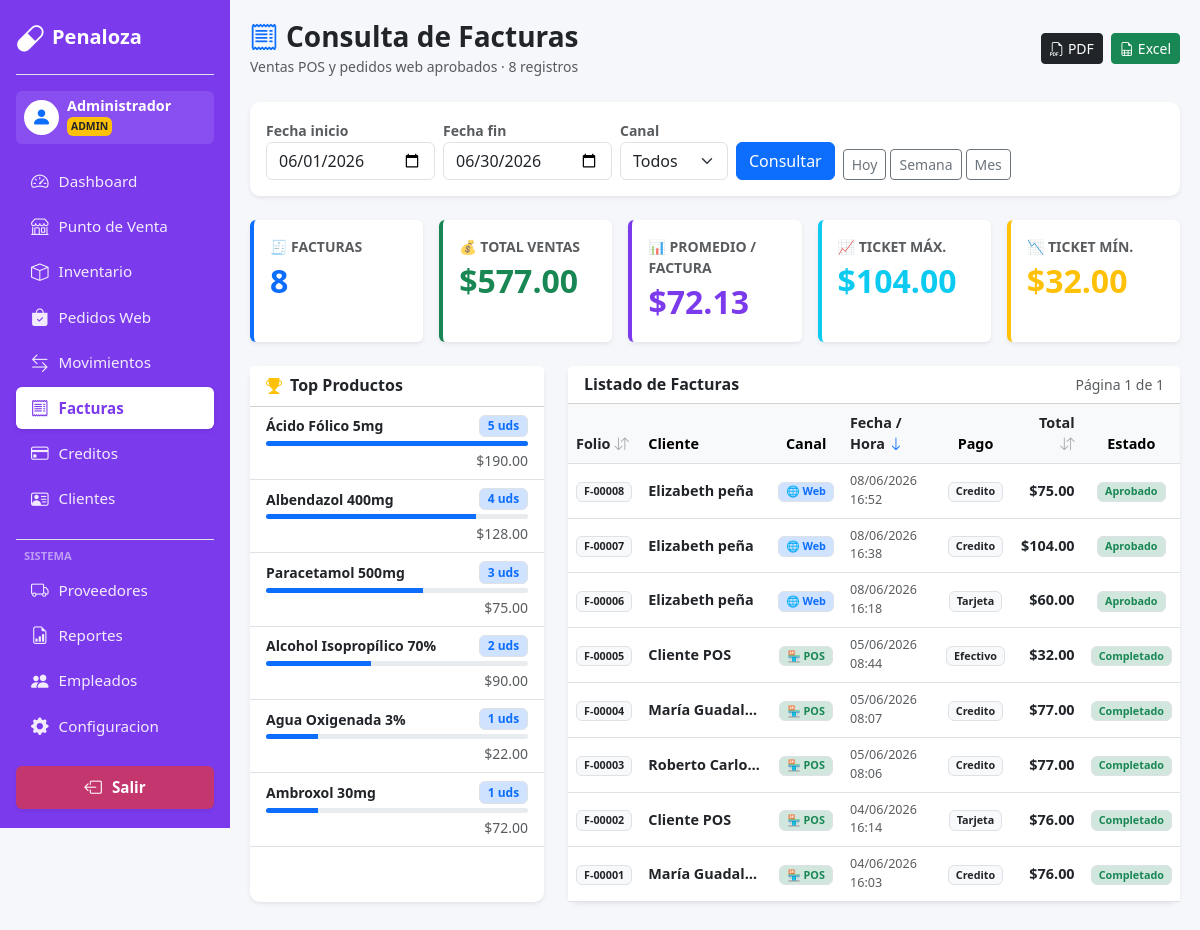
/WEb_PP/facturas.php?f_inicio=2026-06-01&f_fin=2026-06-30 (signed in), run on the app's committed database.
### tables this page shows
CREATE TABLE `pedidos` (
  `id_pedido` int(11) NOT NULL,
  `id_usuario` int(11) NOT NULL,
  `id_cliente` int(11) DEFAULT NULL,
  `estado` enum('completado','cancelado','pendiente') NOT NULL DEFAULT 'completado',
  `estado_aprobacion` enum('pendiente','aprobado','rechazado') NOT NULL DEFAULT 'aprobado',
  `tipo_pago` varchar(50) NOT NULL DEFAULT 'efectivo',
  `origen` varchar(10) NOT NULL DEFAULT 'pos',
  `total` decimal(10,2) NOT NULL DEFAULT 0.00,
  `fecha` datetime NOT NULL DEFAULT current_timestamp(),
  `notas_cliente` text DEFAULT NULL,
  `fecha_resolucion` datetime DEFAULT NULL,
  `hora_recoleccion` time DEFAULT NULL,
  `comentario_aprobacion` varchar(255) DEFAULT NULL
);

### WEb_PP/app_helpers.php (called while the page is built, shortened)
<?php
if (!function_exists('h')) {
    function h($value) {
        return htmlspecialchars((string)$value, ENT_QUOTES, 'UTF-8');
    }
}
?>

### WEb_PP/facturas.php (the view, shortened to what this page needs)
<?php
  include 'db.php';
$hoy         = date('Y-m-d');
$f_inicio    = $_GET['f_inicio'] ?? $hoy;
$f_fin       = $_GET['f_fin']    ?? $hoy;
$orden       = in_array($_GET['orden'] ?? '', ['id_pedido','total','fecha']) ? $_GET['orden'] : 'fecha';
$dir         = ($_GET['dir'] ?? 'DESC') === 'ASC' ? 'ASC' : 'DESC';
$canal       = in_array($_GET['canal'] ?? '', ['pos','web']) ? $_GET['canal'] : 'todos';
$pagina      = max(1, (int)($_GET['pagina'] ?? 1));
$por_pagina  = 20;
$offset      = ($pagina - 1) * $por_pagina;
$canalCond = match($canal) {
    'pos' => "AND (p.origen='pos' OR p.origen IS NULL OR p.origen='') AND p.estado='completado'",
    'web' => "AND p.origen='web' AND p.estado_aprobacion='aprobado'",
    default => "AND (
                    (p.estado='completado' AND (p.origen='pos' OR p.origen IS NULL OR p.origen=''))
                    OR (p.estado_aprobacion='aprobado' AND p.origen='web')
                )",
};
$stmtKpi = $conexion->prepare("
    SELECT COUNT(*)                    AS total_facturas,
           COALESCE(SUM(total), 0)     AS total_ventas,
           COALESCE(AVG(total), 0)     AS promedio,
           COALESCE(MAX(total), 0)     AS ticket_max,
           COALESCE(MIN(total), 0)     AS ticket_min
    FROM pedidos p
    WHERE DATE(p.fecha) BETWEEN ? AND ?
    $canalCond
");
$stmtKpi->execute([$f_inicio, $f_fin]);
$kpis = $stmtKpi->fetch(PDO::FETCH_ASSOC);
$stmtTop = $conexion->prepare("
    SELECT pr.nombre,
           SUM(dp.cantidad)  AS unidades,
           SUM(dp.subtotal)  AS ingreso
    FROM detalle_pedido dp
    INNER JOIN pedidos   p  ON dp.id_pedido  = p.id_pedido
    INNER JOIN productos pr ON dp.id_producto = pr.id_producto
    WHERE DATE(p.fecha) BETWEEN ? AND ?
    $canalCond
    GROUP BY pr.id_producto
    ORDER BY unidades DESC
    LIMIT 8
");
$stmtTop->execute([$f_inicio, $f_fin]);
$topProductos = $stmtTop->fetchAll(PDO::FETCH_ASSOC);
$stmtCount = $conexion->prepare("
    SELECT COUNT(*) FROM pedidos p
    WHERE DATE(p.fecha) BETWEEN ? AND ?
    $canalCond
");
$stmtCount->execute([$f_inicio, $f_fin]);
$totalFilas = (int)$stmtCount->fetchColumn();
$totalPaginas = max(1, ceil($totalFilas / $por_pagina));
$stmtFact = $conexion->prepare("
    SELECT p.id_pedido, p.total, p.fecha, p.tipo_pago,
           p.estado, p.estado_aprobacion,
           COALESCE(p.origen, 'pos')    AS origen,
           COALESCE(u.nombre, u.correo, 'Cliente POS') AS cliente
    FROM pedidos p
    LEFT JOIN usuarios u ON p.id_cliente = u.id_usuario
    WHERE DATE(p.fecha) BETWEEN ? AND ?
    $canalCond
    ORDER BY p.$orden $dir
    LIMIT $por_pagina OFFSET $offset
");
$stmtFact->execute([$f_inicio, $f_fin]);
$facturas = $stmtFact->fetchAll(PDO::FETCH_ASSOC);
include 'header.php';
function folio(int $id): string { return 'F-' . str_pad($id, 5, '0', STR_PAD_LEFT); }
function sortUrl(string $col, string $currentOrden, string $currentDir, string $fi, string $ff, string $c, int $pag): string {
    $newDir = ($currentOrden === $col && $currentDir === 'ASC') ? 'DESC' : 'ASC';
    return "facturas.php?f_inicio=$fi&f_fin=$ff&canal=$c&orden=$col&dir=$newDir&pagina=$pag";
}
function sortIcon(string $col, string $currentOrden, string $currentDir): string {
    if ($currentOrden !== $col) return '<i class="bi bi-arrow-down-up text-muted opacity-50 ms-1"></i>';
    return $currentDir === 'ASC'
        ? '<i class="bi bi-arrow-up ms-1 text-primary"></i>'
        : '<i class="bi bi-arrow-down ms-1 text-primary"></i>';
}
?>
<div class="d-flex justify-content-between align-items-center mb-4">
    <div>
        <h3 class="fw-bold text-dark mb-0"><i class="bi bi-receipt me-2 text-primary"></i>Consulta de Facturas</h3>
        <small class="text-muted">Ventas POS y pedidos web aprobados · <?php echo number_format($totalFilas); ?> registros</small>
    </div>
    <div class="d-flex gap-2">
        <a href="facturas.php?f_inicio=<?php echo h($f_inicio); ?>&f_fin=<?php echo h($f_fin); ?>&canal=<?php echo h($canal); ?>&orden=<?php echo h($orden); ?>&dir=<?php echo h($dir); ?>&export=pdf"
           class="btn btn-dark btn-sm"><i class="bi bi-filetype-pdf me-1"></i>PDF</a>
        <a href="facturas.php?f_inicio=<?php echo h($f_inicio); ?>&f_fin=<?php echo h($f_fin); ?>&canal=<?php echo h($canal); ?>&orden=<?php echo h($orden); ?>&dir=<?php echo h($dir); ?>&export=excel"
           class="btn btn-success btn-sm"><i class="bi bi-file-earmark-spreadsheet me-1"></i>Excel</a>
    </div>
</div>
<div class="card card-custom border-0 shadow-sm p-3 mb-4">
    <form method="GET" class="row g-2 align-items-end">
        <div class="col-md-auto">
            <label class="small fw-bold text-muted">Fecha inicio</label>
            <input type="date" name="f_inicio" class="form-control" value="<?php echo h($f_inicio); ?>">
        </div>
        <div class="col-md-auto">
            <label class="small fw-bold text-muted">Fecha fin</label>
            <input type="date" name="f_fin" class="form-control" value="<?php echo h($f_fin); ?>">
        </div>
        <div class="col-md-auto">
            <label class="small fw-bold text-muted">Canal</label>
            <select name="canal" class="form-select">
                <option value="todos" <?php echo $canal==='todos'?'selected':''; ?>>Todos</option>
            </select>
        </div>
        <div class="col-md-auto"><button class="btn btn-primary">Consultar</button></div>
        <div class="col-md-auto">
            <div class="d-flex gap-1">
                <a class="btn btn-outline-secondary btn-sm" href="facturas.php?f_inicio=<?php echo $hoy; ?>&f_fin=<?php echo $hoy; ?>">Hoy</a>
                <?php
                $lun = date('Y-m-d', strtotime('monday this week'));
                $dom = date('Y-m-d', strtotime('sunday this week'));
                $m1  = date('Y-m-01'); $m2 = date('Y-m-t');
                ?>
                <a class="btn btn-outline-secondary btn-sm" href="facturas.php?f_inicio=<?php echo $lun; ?>&f_fin=<?php echo $dom; ?>">Semana</a>
                <a class="btn btn-outline-secondary btn-sm" href="facturas.php?f_inicio=<?php echo $m1; ?>&f_fin=<?php echo $m2; ?>">Mes</a>
            </div>
        </div>
    </form>
</div>
<div class="row g-3 mb-4">
    <div class="col-6 col-md">
        <div class="card border-0 shadow-sm p-3 h-100 border-start border-4 border-primary">
            <div class="small text-muted fw-bold">🧾 FACTURAS</div>
            <div class="fs-2 fw-bold text-primary"><?php echo number_format((int)$kpis['total_facturas']); ?></div>
        </div>
    </div>
    <div class="col-6 col-md">
        <div class="card border-0 shadow-sm p-3 h-100 border-start border-4 border-success">
            <div class="small text-muted fw-bold">💰 TOTAL VENTAS</div>
            <div class="fs-2 fw-bold text-success">$<?php echo number_format((float)$kpis['total_ventas'], 2); ?></div>
        </div>
    </div>
    <div class="col-6 col-md">
        <div class="card border-0 shadow-sm p-3 h-100 border-start border-4" style="border-color:#7C3AED!important;">
            <div class="small text-muted fw-bold">📊 PROMEDIO / FACTURA</div>
            <div class="fs-2 fw-bold" style="color:#7C3AED;">$<?php echo number_format((float)$kpis['promedio'], 2); ?></div>
        </div>
    </div>
    <div class="col-6 col-md">
        <div class="card border-0 shadow-sm p-3 h-100 border-start border-4 border-info">
            <div class="small text-muted fw-bold">📈 TICKET MÁX.</div>
            <div class="fs-2 fw-bold text-info">$<?php echo number_format((float)$kpis['ticket_max'], 2); ?></div>
        </div>
    </div>
    <div class="col-6 col-md">
        <div class="card border-0 shadow-sm p-3 h-100 border-start border-4 border-warning">
            <div class="small text-muted fw-bold">📉 TICKET MÍN.</div>
            <div class="fs-2 fw-bold text-warning">$<?php echo number_format((float)$kpis['ticket_min'], 2); ?></div>
        </div>
    </div>
</div>
<div class="row g-4 mb-4">
    <div class="col-md-4">
        <div class="card card-custom border-0 shadow-sm h-100">
            <div class="card-header bg-white d-flex align-items-center gap-2">
                <i class="bi bi-trophy-fill text-warning"></i>
                <h6 class="fw-bold mb-0">Top Productos</h6>
            </div>
            <div class="card-body p-0">
                <?php if (empty($topProductos)): ?>
                    <p class="text-center text-muted py-4">Sin ventas en el período.</p>
                <?php else:
                    $maxUds = (int)$topProductos[0]['unidades'];
                    foreach ($topProductos as $idx => $tp):
                        $pct = $maxUds > 0 ? round((int)$tp['unidades'] / $maxUds * 100) : 0;
                ?>
                <div class="px-3 py-2 border-bottom">
                    <div class="d-flex justify-content-between align-items-center mb-1">
                        <span class="small fw-bold text-dark"><?php echo h($tp['nombre']); ?></span>
                        <span class="badge bg-primary-subtle text-primary border"><?php echo number_format((int)$tp['unidades']); ?> uds</span>
                    </div>
                    <div class="progress" style="height:5px;">
                        <div class="progress-bar bg-primary" style="width:<?php echo $pct; ?>%;"></div>
                    </div>
                    <div class="text-end small text-muted mt-1">$<?php echo number_format((float)$tp['ingreso'], 2); ?></div>
                </div>
                <?php endforeach; endif; ?>
            </div>
        </div>
    </div>
    <div class="col-md-8">
        <div class="card card-custom border-0 shadow-sm">
            <div class="card-header bg-white d-flex justify-content-between align-items-center">
                <h6 class="fw-bold mb-0">Listado de Facturas</h6>
                <span class="small text-muted">Página <?php echo $pagina; ?> de <?php echo $totalPaginas; ?></span>
            </div>
            <div class="table-responsive">
                <table class="table table-hover align-middle mb-0" style="font-size:.9rem;">
                    <thead class="table-light">
                        <tr>
                            <th><a href="<?php echo sortUrl('id_pedido',$orden,$dir,$f_inicio,$f_fin,$canal,$pagina); ?>" class="text-dark text-decoration-none">Folio<?php echo sortIcon('id_pedido',$orden,$dir); ?></a></th>
                            <th>Cliente</th>
                            <th class="text-center">Canal</th>
                            <th><a href="<?php echo sortUrl('fecha',$orden,$dir,$f_inicio,$f_fin,$canal,$pagina); ?>" class="text-dark text-decoration-none">Fecha / Hora<?php echo sortIcon('fecha',$orden,$dir); ?></a></th>
                            <th class="text-center">Pago</th>
                            <th class="text-end"><a href="<?php echo sortUrl('total',$orden,$dir,$f_inicio,$f_fin,$canal,$pagina); ?>" class="text-dark text-decoration-none">Total<?php echo sortIcon('total',$orden,$dir); ?></a></th>
                            <th class="text-center">Estado</th>
                        </tr>
                    </thead>
                    <tbody>
                    <?php if (empty($facturas)): ?>
                        <tr><td colspan="7" class="text-center py-5 text-muted">
                            <i class="bi bi-receipt" style="font-size:2.5rem;opacity:.2;display:block;margin-bottom:8px;"></i>
                            Sin facturas para el período seleccionado.
                        </td></tr>
                    <?php else: foreach ($facturas as $f):
                        $esWeb = $f['origen'] === 'web';
                        $estadoLabel = $esWeb ? ucfirst($f['estado_aprobacion']) : ucfirst($f['estado']);
                        $estadoClass = match(strtolower($estadoLabel)) {
                            'completado','aprobado' => 'bg-success-subtle text-success border',
                            'pendiente'             => 'bg-warning-subtle text-warning border',
                            'rechazado','cancelado' => 'bg-danger-subtle text-danger border',
                            default                 => 'bg-light text-dark border',
                        };
                    ?>
                    <tr>
                        <td><span class="badge bg-light text-dark border fw-bold"><?php echo folio((int)$f['id_pedido']); ?></span></td>
                        <td class="fw-bold text-truncate" style="max-width:130px;"><?php echo h($f['cliente']); ?></td>
                        <td class="text-center">
                            <?php echo $esWeb
                                ? '<span class="badge bg-primary-subtle text-primary border">🌐 Web</span>'
                                : '<span class="badge bg-success-subtle text-success border">🏪 POS</span>'; ?>
                        </td>
                        <td class="text-muted small"><?php echo h(date('d/m/Y H:i', strtotime($f['fecha']))); ?></td>
                        <td class="text-center"><span class="badge bg-light text-dark border"><?php echo ucfirst(h($f['tipo_pago'])); ?></span></td>
                        <td class="text-end fw-bold">$<?php echo number_format((float)$f['total'], 2); ?></td>
                        <td class="text-center"><span class="badge <?php echo $estadoClass; ?>"><?php echo h($estadoLabel); ?></span></td>
                    </tr>
                    <?php endforeach; endif; ?>
                    </tbody>
                </table>
            </div>
        </div>
    </div>
</div>
</div></div>
</body>
</html>

### WEb_PP/header.php (style rules this page uses)
:root { --sidebar-w: 230px; }
body { background-color: #f5f7fb; font-family: 'Segoe UI', sans-serif; }
.card-custom { border: 1px solid #eaeaea; border-radius: 10px; box-shadow: 0 2px 10px rgba(0,0,0,0.03); background: white; }

### data on the page
pedidos: id_pedido "F-00008", cliente "Elizabeth peña", shows "🌐 Web", fecha "08/06/2026 16:52", tipo_pago "Credito", total "75.00", estadoLabel "Aprobado"
pedidos: id_pedido "F-00007", cliente "Elizabeth peña", shows "🌐 Web", fecha "08/06/2026 16:38", tipo_pago "Credito", total "104.00", estadoLabel "Aprobado"
pedidos: id_pedido "F-00006", cliente "Elizabeth peña", shows "🌐 Web", fecha "08/06/2026 16:18", tipo_pago "Tarjeta", total "60.00", estadoLabel "Aprobado"
pedidos: id_pedido "F-00005", cliente "Cliente POS", shows "🏪 POS", fecha "05/06/2026 08:44", tipo_pago "Efectivo", total "32.00", estadoLabel "Completado"
pedidos: id_pedido "F-00004", cliente "María Guadal…", shows "🏪 POS", fecha "05/06/2026 08:07", tipo_pago "Credito", total "77.00", estadoLabel "Completado"
pedidos: id_pedido "F-00003", cliente "Roberto Carlo…", shows "🏪 POS", fecha "05/06/2026 08:06", tipo_pago "Credito", total "77.00", estadoLabel "Completado"
pedidos: id_pedido "F-00002", cliente "Cliente POS", shows "🏪 POS", fecha "04/06/2026 16:14", tipo_pago "Tarjeta", total "76.00", estadoLabel "Completado"
pedidos: id_pedido "F-00001", cliente "María Guadal…", shows "🏪 POS", fecha "04/06/2026 16:03", tipo_pago "Credito", total "76.00", estadoLabel "Completado"

### other printed values
$nombreSesion "Administrador"
$_SESSION['rol'] "ADMIN"
$totalFilas "8"
$kpis['total_facturas'] "8"
$kpis['total_ventas'] "577.00"
$kpis['promedio'] "72.13"
$kpis['ticket_max'] "104.00"
$kpis['ticket_min'] "32.00"
$tp['nombre'] "Ácido Fólico 5mg"
$tp['unidades'] "5"
$tp['ingreso'] "190.00"
$tp['nombre'] "Albendazol 400mg"
$tp['unidades'] "4"
$tp['ingreso'] "128.00"
$tp['nombre'] "Paracetamol 500mg"
